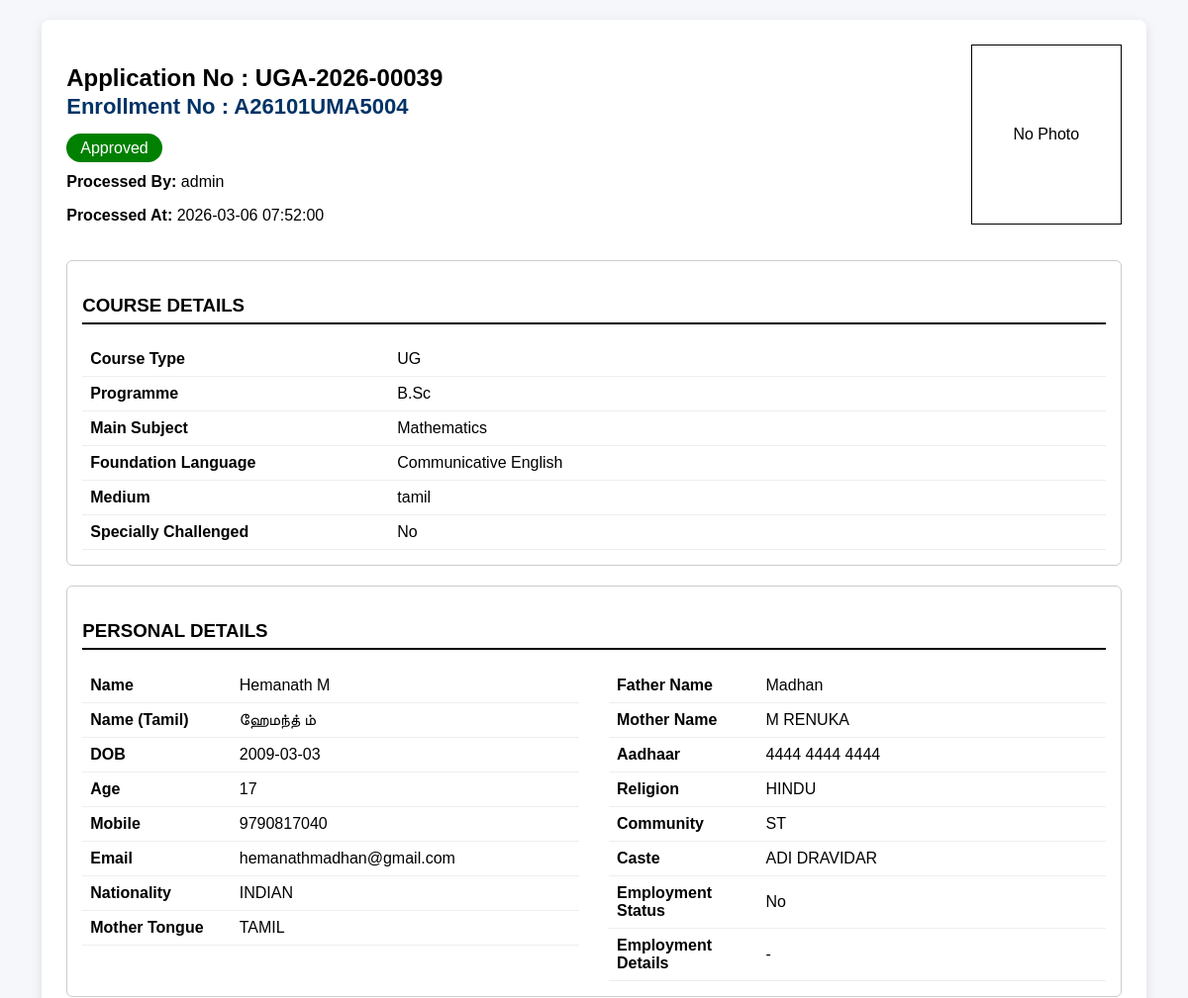
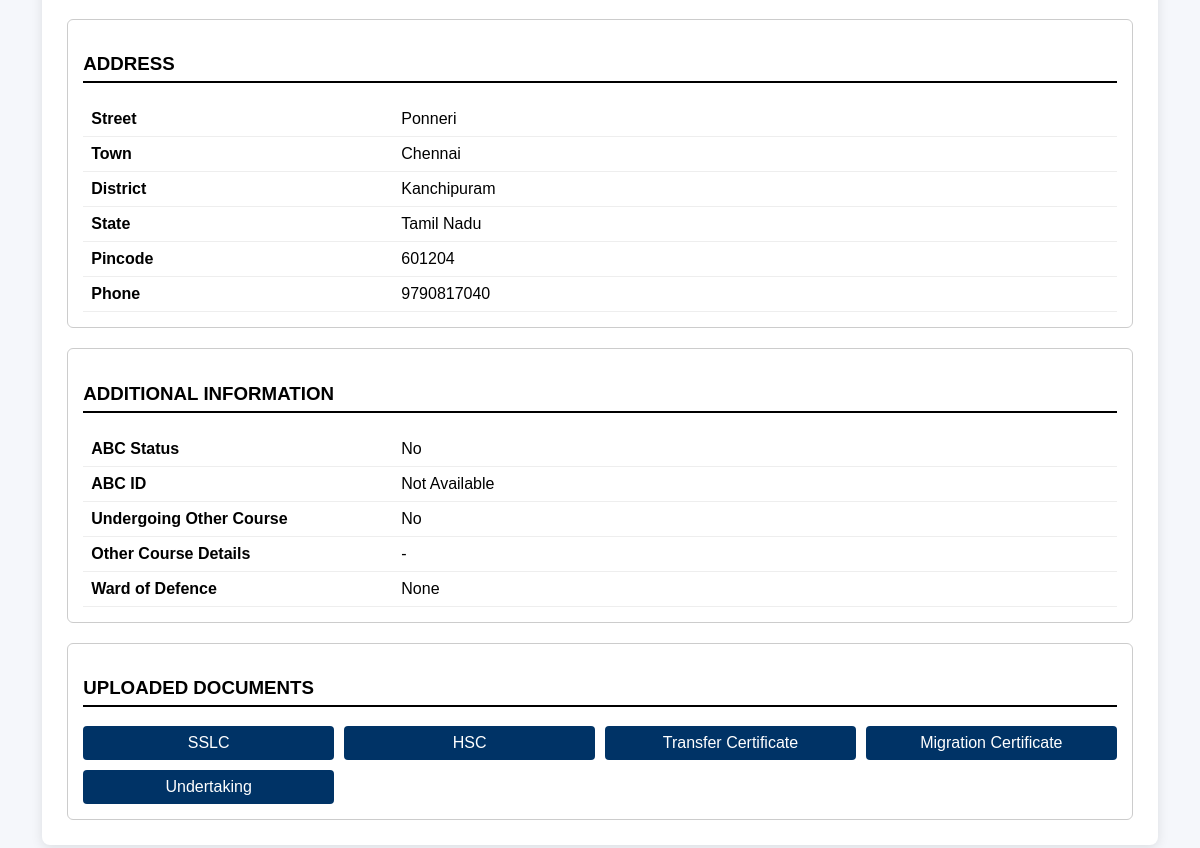
The page /admin/staff/view.php?id=73 (signed in) on the database its author committed (2 pictures, top to bottom).
### tables this page shows
CREATE TABLE `records` (
  `id` int(11) NOT NULL,
  `application_no` varchar(30) NOT NULL,
  `course_type` varchar(20) DEFAULT NULL,
  `foundation_lang` varchar(50) DEFAULT NULL,
  `programme_name` varchar(150) DEFAULT NULL,
  `main_subject` varchar(150) DEFAULT NULL,
  `medium` varchar(20) DEFAULT NULL,
  `differently_abled` varchar(5) DEFAULT NULL,
  `photo` varchar(255) DEFAULT NULL,
  `disability_certificate` varchar(255) DEFAULT NULL,
  `name` varchar(150) NOT NULL,
  `street` varchar(200) NOT NULL,
  `town` varchar(100) NOT NULL,
  `state` varchar(100) NOT NULL,
  `district` varchar(100) NOT NULL,
  `pincode` varchar(10) NOT NULL,
  `phone` varchar(15) DEFAULT NULL,
  `mobile` varchar(15) NOT NULL,
  `name_english` varchar(150) NOT NULL,
  `name_tamil` varchar(150) NOT NULL,
  `dob` date NOT NULL,
  `age` int(11) NOT NULL,
  `guardian_name` varchar(150) NOT NULL,
  `aadhaar` varchar(14) DEFAULT NULL,
  `nationality` varchar(50) DEFAULT NULL,
  `religion` varchar(100) DEFAULT NULL,
  `mother_tongue` varchar(100) DEFAULT NULL,
  `blood_group` varchar(5) DEFAULT NULL,
  `community` varchar(20) DEFAULT NULL,
  `caste` varchar(100) DEFAULT NULL,
  `employment_status` varchar(10) DEFAULT NULL,
  `employment_type` varchar(150) DEFAULT NULL,
  `other_course` varchar(10) DEFAULT NULL,
  `other_course_details` varchar(255) DEFAULT NULL,
  `defence_personnel` tinyint(1) DEFAULT 0,
  `ex_servicemen` tinyint(1) DEFAULT 0,
  `sslc_school` varchar(150) DEFAULT NULL,
  `sslc_board` varchar(150) DEFAULT NULL,
  `sslc_pass_year` varchar(20) DEFAULT NULL,
  `sslc_reg_no` varchar(50) DEFAULT NULL,
  `sslc_grade` varchar(50) DEFAULT NULL,
  `sslc_max_marks` varchar(20) DEFAULT NULL,
  `hsc_school` varchar(150) DEFAULT NULL,
  `hsc_board` varchar(150) DEFAULT NULL,
  `hsc_pass_year` varchar(20) DEFAULT NULL,
  `hsc_reg_no` varchar(50) DEFAULT NULL,
  `hsc_grade` varchar(50) DEFAULT NULL,
  `hsc_max_marks` varchar(20) DEFAULT NULL,
  `abc_status` varchar(10) DEFAULT NULL,
  `abc_id` varchar(12) DEFAULT NULL,
  `sslc_file` varchar(255) DEFAULT NULL,
  `hsc_file` varchar(255) DEFAULT NULL,
  `ug_file` varchar(255) DEFAULT NULL,
  `tc_file` varchar(255) DEFAULT NULL,
  `migration_file` varchar(255) DEFAULT NULL,
  `undertaking_file` varchar(255) DEFAULT NULL,
  `enclosures` text DEFAULT NULL,
  `created_at` timestamp NOT NULL DEFAULT current_timestamp(),
  `dip_school` varchar(200) DEFAULT NULL,
  `dip_board` varchar(200) DEFAULT NULL,
  `dip_pass_year` varchar(10) DEFAULT NULL,
  `dip_reg_no` varchar(50) DEFAULT NULL,
  `dip_grade` varchar(50) DEFAULT NULL,
  `dip_max_marks` varchar(50) DEFAULT NULL,
  `ug_school` varchar(200) DEFAULT NULL,
  `ug_board` varchar(200) DEFAULT NULL,
  `ug_pass_year` varchar(10) DEFAULT NULL,
  `ug_reg_no` varchar(50) DEFAULT NULL,
  `ug_grade` varchar(50) DEFAULT NULL,
  `ug_max_marks` varchar(50) DEFAULT NULL,
  `mother_name` varchar(100) NOT NULL,
  `email` varchar(150) NOT NULL,
  `defence_ward` varchar(50) DEFAULT NULL,
  `status` varchar(20) DEFAULT 'Pending',
  `staff_remark` text DEFAULT NULL,
  `processed_by` varchar(100) DEFAULT NULL,
  `processed_at` datetime DEFAULT NULL,
  `enrollment_no` varchar(30) DEFAULT NULL,
  `course_code` varchar(10) DEFAULT NULL,
  `course_id` int(11) DEFAULT NULL
);

CREATE TABLE `states` (
  `id` int(11) NOT NULL,
  `state_name` varchar(100) NOT NULL
);

### admin/staff/view.php (the view, shortened to what this page needs)
<?php
require_once "../../db.php";
$id = isset($_GET['id']) ? intval($_GET['id']) : 0;
$stmt = $conn->prepare("
SELECT r.*, s.state_name
FROM records r
LEFT JOIN states s ON r.state = s.id
WHERE r.id=?
");
$stmt->bind_param("i",$id);
$stmt->execute();
$data = $stmt->get_result()->fetch_assoc();
$baseURL  = "/admission/admission-form/uploads/";
$basePath = $_SERVER['DOCUMENT_ROOT'] . $baseURL;
$appFolder = $data['application_no']."/";
$photoFile = $data['photo'] ?? "";
$photoPath = $basePath.$appFolder.$photoFile;
$photoURL  = $baseURL.$appFolder.$photoFile;
$statusClass="badge-pending";
if($data['status']=="Approved") $statusClass="badge-approved";
elseif($data['status']=="Rejected") $statusClass="badge-rejected";
?>
<!DOCTYPE html>
<html>
<head>
</head>
<body>
<div class="main-card">
<div class="header-flex">
<div>
<h2>
Application No : <?php echo $data['application_no']; ?>
<?php if(!empty($data['enrollment_no'])){ ?>
<br>
<span style="font-size:22px;color:#003366;">
Enrollment No : <strong><?php echo $data['enrollment_no']; ?></strong>
</span>
<?php } ?>
</h2>
<p>
<span class="<?php echo $statusClass; ?>">
<?php echo $data['status']; ?>
</span>
</p>
<p><strong>Processed By:</strong> <?php echo $data['processed_by'] ?? '-'; ?></p>
<p><strong>Processed At:</strong> <?php echo $data['processed_at'] ?? '-'; ?></p>
</div>
<div class="photo-box">
<?php if(!empty($photoFile) && file_exists($photoPath)){ ?>
<img src="<?php echo $photoURL; ?>">
<?php }else{ ?>
<div style="width:150px;height:180px;border:1px solid #000;
display:flex;align-items:center;justify-content:center;">
No Photo
</div>
<?php } ?>
</div>
</div>
<div class="section">
<h3>COURSE DETAILS</h3>
<table class="details-table">
<tr><td>Course Type</td><td><?php echo $data['course_type']; ?></td></tr>
<tr><td>Programme</td><td><?php echo $data['programme_name']; ?></td></tr>
<tr><td>Main Subject</td><td><?php echo $data['main_subject']; ?></td></tr>
<tr><td>Foundation Language</td><td><?php echo $data['foundation_lang']; ?></td></tr>
<tr><td>Medium</td><td><?php echo $data['medium']; ?></td></tr>
<tr>
<td>Specially Challenged</td>
<td>
<?php echo !empty($data['differently_abled'])
        ? htmlspecialchars($data['differently_abled'])
        : 'No'; ?>
</td>
</tr>
</table>
</div>
<div class="section">
<h3> PERSONAL DETAILS</h3>
<div style="display:flex; gap:30px; align-items:flex-start;">
<table class="details-table" style="width:50%;">
<tr><td>Name</td><td><?php echo $data['name'] ?? '-'; ?></td></tr>
<tr><td>Name (Tamil)</td><td><?php echo $data['name_tamil'] ?? '-'; ?></td></tr>
<tr><td>DOB</td><td><?php echo $data['dob'] ?? '-'; ?></td></tr>
<tr><td>Age</td><td><?php echo $data['age'] ?? '-'; ?></td></tr>
<tr><td>Mobile</td><td><?php echo $data['mobile'] ?? '-'; ?></td></tr>
<tr><td>Email</td><td><?php echo $data['email'] ?? '-'; ?></td></tr>
<tr><td>Nationality</td><td><?php echo $data['nationality'] ?? '-'; ?></td></tr>
<tr><td>Mother Tongue</td><td><?php echo $data['mother_tongue'] ?? '-'; ?></td></tr>
</table>
<table class="details-table" style="width:50%;">
<tr><td>Father Name</td><td><?php echo $data['guardian_name'] ?? '-'; ?></td></tr>
<tr><td>Mother Name</td><td><?php echo $data['mother_name'] ?? '-'; ?></td></tr>
<tr><td>Aadhaar</td><td><?php echo $data['aadhaar'] ?? '-'; ?></td></tr>
<tr><td>Religion</td><td><?php echo $data['religion'] ?? '-'; ?></td></tr>
<tr><td>Community</td><td><?php echo $data['community'] ?? '-'; ?></td></tr>
<tr><td>Caste</td><td><?php echo $data['caste'] ?? '-'; ?></td></tr>
<tr><td>Employment Status</td>
<td>
<?php
if(!empty($data['employment_status'])){
    echo ucfirst($data['employment_status']);
}else{
    echo '-';
}
?>
</td>
</tr>
<tr><td>Employment Details</td>
<td>
<?php echo $data['employment_type'] ?? '-'; ?>
</td>
</tr>
</table>
</div>
</div>
<div class="section">
<h3>ADDRESS</h3>
<table class="details-table">
<tr><td>Street</td><td><?php echo $data['street']; ?></td></tr>
<tr><td>Town</td><td><?php echo $data['town']; ?></td></tr>
<tr><td>District</td><td><?php echo $data['district']; ?></td></tr>
<tr><td>State</td><td><?php echo $data['state_name']; ?></td></tr>
<tr><td>Pincode</td><td><?php echo $data['pincode']; ?></td></tr>
<tr><td>Phone</td><td><?php echo $data['phone']; ?></td></tr>
</table>
</div>
<div class="section">
<h3> ADDITIONAL INFORMATION</h3>
<table class="details-table">
<tr>
<td>ABC Status</td>
<td>
<?php echo htmlspecialchars($data['abc_status'] ?? 'No'); ?>
</td>
</tr>
<tr>
<td>ABC ID</td>
<td>
<?php
if(!empty($data['abc_id'])){
    echo chunk_split($data['abc_id'],4,' ');
}else{
    echo 'Not Available';
}
?>
</td>
</tr>
<tr>
<td>Undergoing Other Course</td>
<td>
<?php echo htmlspecialchars($data['other_course'] ?? 'No'); ?>
</td>
</tr>
<tr>
<td>Other Course Details</td>
<td>
<?php echo !empty($data['other_course_details'])
        ? htmlspecialchars($data['other_course_details'])
        : '-'; ?>
</td>
</tr>
<tr>
<td>Ward of Defence</td>
<td>
<?php
if(!empty($data['defence_personnel'])){
    echo "Defence Personnel";
}
elseif(!empty($data['ex_servicemen'])){
    echo "Ex-Servicemen";
}
else{
    echo "None";
}
?>
</td>
</tr>
</table>
</div>
<div class="section">
<h3>UPLOADED DOCUMENTS</h3>
<div class="doc-grid">
<?php
$files = [
'sslc_file'=>'SSLC',
'hsc_file'=>'HSC',
'ug_file'=>'UG',
'tc_file'=>'Transfer Certificate',
'migration_file'=>'Migration Certificate',
'undertaking_file'=>'Undertaking'
];
foreach($files as $key=>$label){
if(!empty($data[$key])){
echo '<a class="doc-btn" target="_blank" href="'.$baseURL.$appFolder.$data[$key].'">'.$label.'</a>';
}
}
?>
</div>
</div>
</div>
</body>
</html>

### admin/staff/view.php (style rules this page uses)
body { font-family:Arial; background:#f5f7fb; }
.main-card { background:#fff; padding:25px; border-radius:8px; box-shadow:0 3px 12px rgba(0,0,0,0.1); width:90%; margin:auto; margin-top:20px; }
.header-flex { display:flex; justify-content:space-between; }
.section { margin-top:20px; border:1px solid #ccc; border-radius:6px; padding:15px; }
.section h3 { border-bottom:2px solid #000; padding-bottom:6px; }
.details-table { width:100%; border-collapse:collapse; }
.details-table td { padding:8px; border-bottom:1px solid #eee; }
.details-table td:first-child { font-weight:bold; width:30%; }
.badge-approved { background:green; color:#fff; padding:6px 14px; border-radius:20px; }
.doc-grid { display:grid; grid-template-columns:repeat(auto-fit,minmax(200px,1fr)); gap:10px; }
.doc-btn { display:block; background:#003366; color:#fff; padding:8px; text-align:center; border-radius:4px; text-decoration:none; }

### rows shown on the page
records: application_no "UGA-2026-00039", enrollment_no "A26101UMA5004", status "Approved", processed_by "admin", processed_at "2026-03-06 07:52:00", course_type "UG", programme_name "B.Sc", main_subject "Mathematics", foundation_lang "Communicative English", medium "tamil", name "Hemanath M", name_tamil "ஹேமந்த் ம்", dob "2009-03-03", age "17", mobile "9790817040", email "hemanathmadhan@gmail.com", nationality "INDIAN", mother_tongue "TAMIL", guardian_name "Madhan", mother_name "M RENUKA", aadhaar "4444 4444 4444", religion "HINDU", community "ST", caste "ADI DRAVIDAR", employment_status "No", employment_type "-", street "Ponneri", town "Chennai", district "Kanchipuram", states.state_name "Tamil Nadu", pincode "601204", phone "9790817040", abc_status "No", other_course "No"

### other values the page prints
$label "SSLC"
$label "HSC"
$label "Transfer Certificate"
$label "Migration Certificate"
$label "Undertaking"
